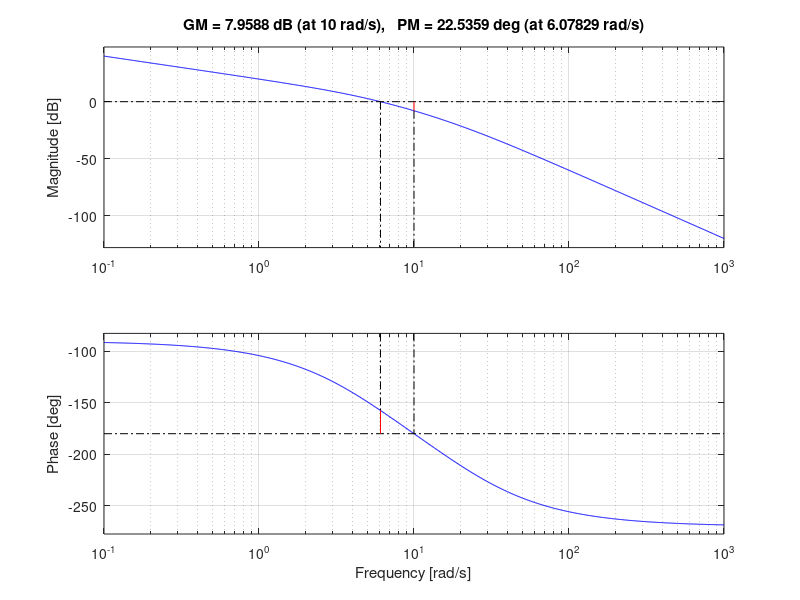

Write the MATLAB code that produced this figure.
% Stability measure(52page)
% margin/phase crossover/gain crossover
num=10;
den=conv([1 0],conv([1/5 1],[1/20 1]));
L=tf(num, den);

[Gm, Pm, w_pc, w_gc] = margin(L);

PM=Pm               % PM [deg]
GM_dB=20*log10(Gm)  % GM [dB]
w_pc_hz=w_pc/(2*pi) % phase crossover freq. [Hz]
w_gc_hz=w_gc/(2*pi) % gain crossover freq. [Hz]

margin(L)
